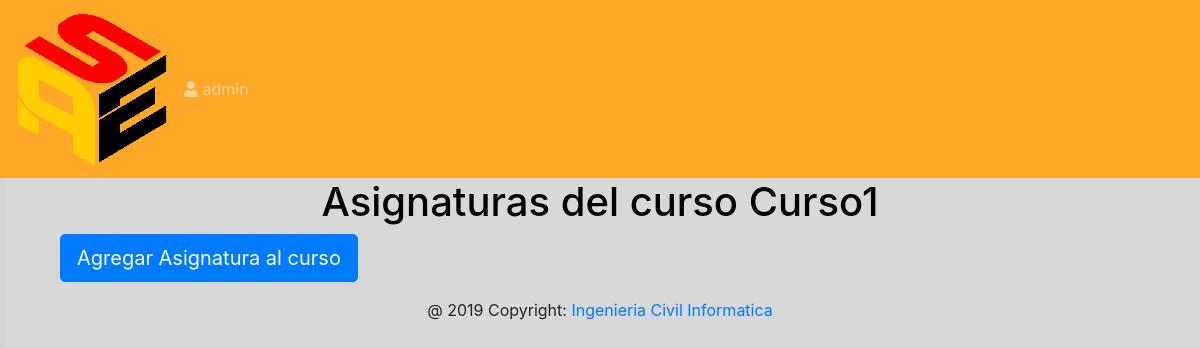
Page /colegio/1/1/asignaturas/ (signed in) on the earlier database version.
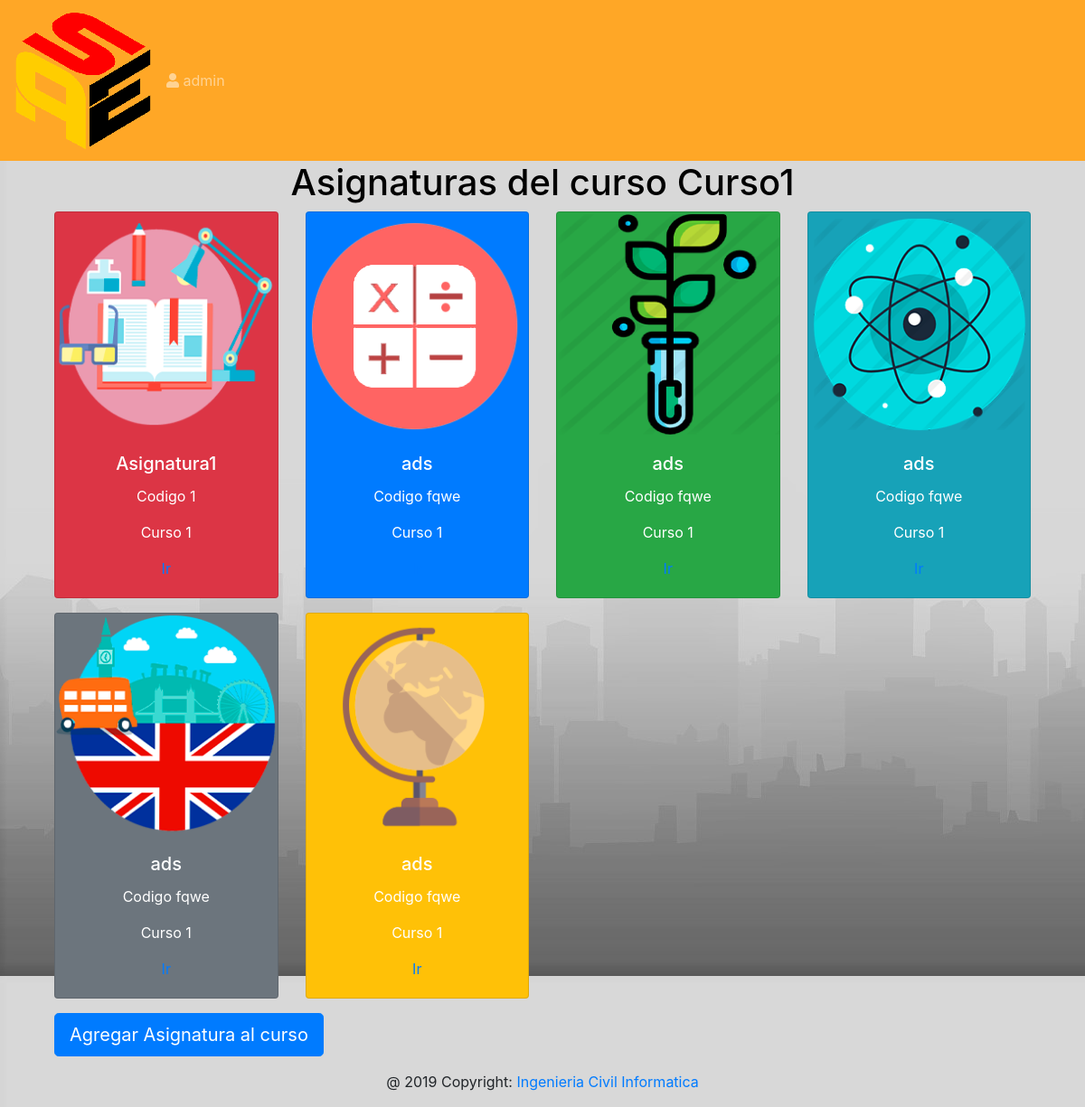
Same page on the later database version.
### Registro/models.py (models this page shows, shortened)
class Curso(models.Model):
	nombrecurso=models.CharField(max_length=20)
	codigo_curso=models.CharField(max_length=4)
	colegio= models.ForeignKey(Colegio,on_delete=models.CASCADE)
	cursos=models.Manager()
	def __str__(self):
		return "{}".format(self.codigo_curso)

class Asignatura(models.Model):
	materias= (
        ('leg', 'Lenguaje'),
        ('mat', 'Matematicas'),
        ('his', 'Historia'),
        ('fis', 'Fisica'),
        ('qui', 'Quimica'),
        ('bio', 'Biologia'),
        ('ing', 'Ingles'),
    )
	nombre_asignatura=models.CharField(max_length=20)
	codigo=models.CharField(max_length=4)
	curso=models.ForeignKey(Curso,on_delete=models.CASCADE)
	profesor=models.ForeignKey(Profesor,on_delete=models.CASCADE)
	unidades=models.PositiveIntegerField(default=0, blank=True, null=True)
	materia=models.CharField(max_length=3,choices=materias, blank=True, null=True)
	asignaturas= models.Manager()

### Registro/views.py (the view)
# urls.py: re_path(r'^colegio/(?P<pk_colegio>\d+)/(?P<pk_curso>\d+)/asignaturas/$', views.HomeAsignaturasCursoView.as_view(), name='asignaturas_del_curso'),
class HomeAsignaturasCursoView(LoginRequiredMixin, TemplateView):
	def get(self,request,**kwargs):
		nombre = kwargs["pk_curso"]
		return render(request,'asignaturas_curso.html',{'asignaturas':Asignatura.asignaturas.all(),'curso':Curso.cursos.get(id=nombre),'tipo':1})

### Registro/templates/asignaturas_curso.html (shortened to what this page needs)
{% extends 'base.html' %}
{% load staticfiles %}
{% block content %}
<h1><center>Asignaturas del curso {{curso.nombrecurso}}</center></h1>
 <div class="container">
 	<div class="row mt-2">
 {% for asignatura in asignaturas %}
 	{% ifequal asignatura.curso_id curso.id %}
 		{% ifequal asignatura.materia "len" %}
 		<div class="col-sm-3">
 			<div class="card text-center text-white bg-danger mb-3" style="max-width: 18rem;">
 				<img class="card-img-top" src="{% static 'images/LENGUAJE.png' %}" alt="Card image cap">
 				<div class="card-body">
 					<h5 class="card-title">{{asignatura.nombre_asignatura}}</h5>
 					<p class="card-text">Codigo {{asignatura.codigo}}</p>
 					<p class="card-text">Curso {{asignatura.curso}}</p>
 					<a href="/colegio/{{curso.colegio.id}}/{{asignatura.curso_id}}/asignaturas/{{asignatura.id}} " class="card-link">Ir</a>
 				</div>
 			</div>
 		</div>
 		{% endifequal %}
 		{% ifequal asignatura.materia "mat" %}
 		<div class="col-sm-3">
 			<div class="card text-center text-white bg-primary mb-3" style="max-width: 18rem;">
 				<img class="card-img-top" src="{% static 'images/MATEMATICAS.png' %}" alt="Card image cap">
 				<div class="card-body">
 					<h5 class="card-title">{{asignatura.nombre_asignatura}}</h5>
 					<p class="card-text">Codigo {{asignatura.codigo}}</p>
 					<p class="card-text">Curso {{asignatura.curso}}</p>
 					<a href="/colegio/{{curso.colegio.id}}/{{asignatura.curso_id}}/asignaturas/{{asignatura.id}} " class="card-link">Ir</a>
 				</div>
 			</div>
 		</div>
 		{% endifequal %}
 		{% ifequal asignatura.materia "his" %}
 		<div class="col-sm-3">
 			<div class="card  text-center text-white bg-warning mb-3" style="max-width: 18rem;">
 				<img class="card-img-top" src="{% static 'images/HISTORIA.png' %}" alt="Card image cap">
 				<div class="card-body">
 					<h5 class="card-title">{{asignatura.nombre_asignatura}}</h5>
 					<p class="card-text">Codigo {{asignatura.codigo}}</p>
 					<p class="card-text">Curso {{asignatura.curso}}</p>
 					<a href="/colegio/{{curso.colegio.id}}/{{asignatura.curso_id}}/asignaturas/{{asignatura.id}} " class="card-link">Ir</a>
 				</div>
 			</div>
 		</div>
 		{% endifequal %}
 		{% ifequal asignatura.materia "fis" %}
 		<div class="col-sm-3">
 			<div class="card text-center text-white bg-info mb-3" style="max-width: 18rem;">
 				<img class="card-img-top" src="{% static 'images/FISICA.png' %}" alt="Card image cap">
 				<div class="card-body">
 					<h5 class="card-title">{{asignatura.nombre_asignatura}}</h5>
 					<p class="card-text">Codigo {{asignatura.codigo}}</p>
 					<p class="card-text">Curso {{asignatura.curso}}</p>
 					<a href="/colegio/{{curso.colegio.id}}/{{asignatura.curso_id}}/asignaturas/{{asignatura.id}} " class="card-link">Ir</a>
 				</div>
 			</div>
 		</div>
 		{% endifequal %}
 		{% ifequal asignatura.materia "bio" %}
 		<div class="col-sm-3">
 			<div class="card text-center text-white bg-success mb-3" style="max-width: 18rem;">
 				<img class="card-img-top" src="{% static 'images/BIOLOGIA.png' %}" alt="Card image cap">
 				<div class="card-body">
 					<h5 class="card-title">{{asignatura.nombre_asignatura}}</h5>
 					<p class="card-text">Codigo {{asignatura.codigo}}</p>
 					<p class="card-text">Curso {{asignatura.curso}}</p>
 					<a href="/colegio/{{curso.colegio.id}}/{{asignatura.curso_id}}/asignaturas/{{asignatura.id}} " class="card-link">Ir</a>
 				</div>
 			</div>
 		</div>
 		{% endifequal %}
 		{% ifequal asignatura.materia "ing" %}
 		<div class="col-sm-3">
 			<div class="card text-center text-white bg-secondary mb-3" style="max-width: 18rem;">
 				<img class="card-img-top" src="{% static 'images/INGLES.png' %}" alt="Card image cap">
 				<div class="card-body">
 					<h5 class="card-title">{{asignatura.nombre_asignatura}}</h5>
 					<p class="card-text">Codigo {{asignatura.codigo}}</p>
 					<p class="card-text">Curso {{asignatura.curso}}</p>
 					<a href="/colegio/{{curso.colegio.id}}/{{asignatura.curso_id}}/asignaturas/{{asignatura.id}} " class="card-link">Ir</a>
 				</div>
 			</div>
 		</div>
 		{% endifequal %}
 	{% endifequal %}
 {% endfor %}
 {% ifnotequal user.first_name 2%}
 	</div>
 	<a class="btn btn-primary btn-lg" href="/colegio/{{curso.colegio.id}}/{{curso.id}}/asignaturas/create/" role="button">Agregar Asignatura al curso</a>
 </div>
 {% endifnotequal %}
{% endblock %}

### Registro/templates/base.html (shortened to what this page needs)
{% load static %}
<!DOCTYPE html>
<html lang="en">
	<head>
		<link rel="stylesheet" href="https://use.fontawesome.com/releases/v5.7.0/css/all.css">
		<link rel="stylesheet" href="https://stackpath.bootstrapcdn.com/bootstrap/4.3.1/css/bootstrap.min.css">
		<link href="{% static "css/Registro.css" %}" rel="stylesheet">
	</head>
	<body background="{% static "images/fondo2.jpg" %}" background-repeat: no-repeat;>
</body>
	<body>
		{% include "navbar.html" %}
		<div class="container">
			{% block content %}
			{% endblock %}
		</div>
		{% include "footer.html" %}
	</body>
</html>

### Registro/templates/navbar.html (shortened to what this page needs)
{% load staticfiles %}
<nav class="navbar navbar-expand-lg navbar-dark" style="background-color: #ffa726;">
	<a class="navbar-brand" href="{% url 'index' %}"><img id="brand-image"  src="{% static 'images/Logo152.png' %}" /></a>
	<div class="collapse navbar-collapse" id="navbarNav">
		<ul class="navbar-nav mr-auto">
		{% if user.is_authenticated %}
<span class="navbar-text">
	<i alt="Website Logo" class="fas fa-user"></i> {{ user.username }}
</span>
{% endif %}
</div>
</nav>

### Registro/templates/footer.html
<footer class="page-footer font-small blue">
	<div class="footer-copyright text-center py-3">@ 2019 Copyright:
		<a href="#">Ingenieria Civil Informatica</a>
	</div>
</footer>

### Registro/static/css/Registro.css (style rules this page uses)
h1 { color: #000000 }

Differences in the rows shown:
now on this page (row unchanged): Asignatura: nombre_asignatura "Asignatura1", codigo "1", curso "1"
now on this page (row unchanged): Asignatura: nombre_asignatura "ads", codigo "fqwe", curso "1"
now on this page (row edited): Asignatura: nombre_asignatura "ads", codigo "fqwe", curso "1"
now on this page (row edited): Asignatura: nombre_asignatura "ads", codigo "fqwe", curso "1"
now on this page (row unchanged): Asignatura: nombre_asignatura "ads", codigo "fqwe", curso "1"
now on this page (row edited): Asignatura: nombre_asignatura "ads", codigo "fqwe", curso "1"
